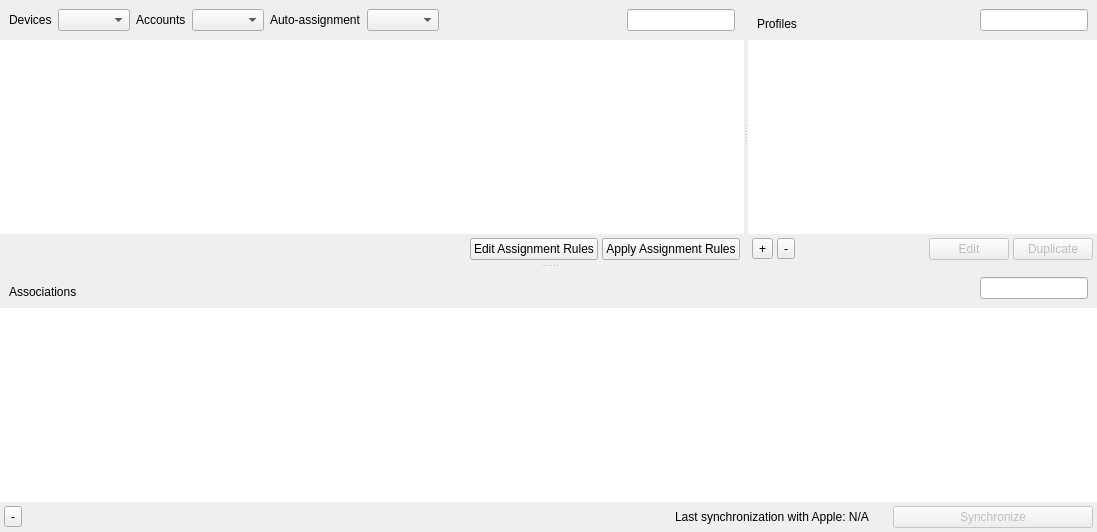
<?xml version="1.0" encoding="UTF-8"?>
<ui version="4.0">
 <class>DEPAssociationDlg</class>
 <widget class="QDialog" name="DEPAssociationDlg">
  <property name="geometry">
   <rect>
    <x>0</x>
    <y>0</y>
    <width>1097</width>
    <height>532</height>
   </rect>
  </property>
  <property name="windowTitle">
   <string>DEP Associations</string>
  </property>
  <layout class="QHBoxLayout" name="horizontalLayout">
   <property name="spacing">
    <number>0</number>
   </property>
   <property name="leftMargin">
    <number>0</number>
   </property>
   <property name="topMargin">
    <number>0</number>
   </property>
   <property name="rightMargin">
    <number>0</number>
   </property>
   <property name="bottomMargin">
    <number>0</number>
   </property>
   <item>
    <widget class="PrettySplitter" name="mainWidget">
     <property name="orientation">
      <enum>Qt::Vertical</enum>
     </property>
     <widget class="PrettySplitter" name="splitter">
      <property name="orientation">
       <enum>Qt::Horizontal</enum>
      </property>
      <widget class="QWidget" name="deviceWidget" native="true">
       <layout class="QVBoxLayout" name="verticalLayout_6">
        <property name="spacing">
         <number>0</number>
        </property>
        <property name="leftMargin">
         <number>0</number>
        </property>
        <property name="topMargin">
         <number>0</number>
        </property>
        <property name="rightMargin">
         <number>0</number>
        </property>
        <property name="bottomMargin">
         <number>0</number>
        </property>
        <item>
         <widget class="ViewSearchHeader" name="deviceHeader" native="true">
          <layout class="QHBoxLayout" name="horizontalLayout_4">
           <item>
            <widget class="QLabel" name="deviceLabel">
             <property name="text">
              <string>Devices</string>
             </property>
             <property name="alignment">
              <set>Qt::AlignLeading|Qt::AlignLeft|Qt::AlignVCenter</set>
             </property>
            </widget>
           </item>
           <item>
            <widget class="QComboBox" name="deviceOsCombo">
             <property name="sizeAdjustPolicy">
              <enum>QComboBox::AdjustToContents</enum>
             </property>
            </widget>
           </item>
           <item>
            <widget class="QLabel" name="accountsLabel">
             <property name="text">
              <string>Accounts</string>
             </property>
            </widget>
           </item>
           <item>
            <widget class="QComboBox" name="depAccountCombo"/>
           </item>
           <item>
            <widget class="QLabel" name="autoAssignmentLabel">
             <property name="text">
              <string>Auto-assignment</string>
             </property>
            </widget>
           </item>
           <item>
            <widget class="QComboBox" name="autoAssignmentCombo"/>
           </item>
           <item>
            <spacer name="horizontalSpacer_2">
             <property name="orientation">
              <enum>Qt::Horizontal</enum>
             </property>
             <property name="sizeHint" stdset="0">
              <size>
               <width>10</width>
               <height>20</height>
              </size>
             </property>
            </spacer>
           </item>
           <item>
            <widget class="QLabel" name="deviceCount">
             <property name="minimumSize">
              <size>
               <width>100</width>
               <height>0</height>
              </size>
             </property>
             <property name="text">
              <string/>
             </property>
            </widget>
           </item>
           <item>
            <widget class="SearchLineEdit" name="deviceSearch">
             <property name="sizePolicy">
              <sizepolicy hsizetype="Fixed" vsizetype="Fixed">
               <horstretch>0</horstretch>
               <verstretch>0</verstretch>
              </sizepolicy>
             </property>
             <property name="maximumSize">
              <size>
               <width>200</width>
               <height>16777215</height>
              </size>
             </property>
            </widget>
           </item>
          </layout>
         </widget>
        </item>
        <item>
         <widget class="StyledTreeView" name="deviceView">
          <property name="contextMenuPolicy">
           <enum>Qt::CustomContextMenu</enum>
          </property>
          <property name="frameShape">
           <enum>QFrame::NoFrame</enum>
          </property>
          <property name="dragEnabled">
           <bool>true</bool>
          </property>
          <property name="dragDropMode">
           <enum>QAbstractItemView::DragDrop</enum>
          </property>
          <property name="selectionMode">
           <enum>QAbstractItemView::ExtendedSelection</enum>
          </property>
          <property name="rootIsDecorated">
           <bool>false</bool>
          </property>
          <property name="sortingEnabled">
           <bool>true</bool>
          </property>
         </widget>
        </item>
        <item>
         <widget class="QWidget" name="deviceToolBar" native="true">
          <layout class="QHBoxLayout" name="deviceNumberBox">
           <property name="spacing">
            <number>4</number>
           </property>
           <property name="leftMargin">
            <number>4</number>
           </property>
           <property name="topMargin">
            <number>4</number>
           </property>
           <property name="rightMargin">
            <number>4</number>
           </property>
           <property name="bottomMargin">
            <number>4</number>
           </property>
           <item>
            <widget class="CircularProgressIndicator" name="deviceCirc" native="true">
             <property name="minimumSize">
              <size>
               <width>16</width>
               <height>16</height>
              </size>
             </property>
            </widget>
           </item>
           <item>
            <spacer name="horizontalSpacer_8">
             <property name="orientation">
              <enum>Qt::Horizontal</enum>
             </property>
             <property name="sizeHint" stdset="0">
              <size>
               <width>40</width>
               <height>5</height>
              </size>
             </property>
            </spacer>
           </item>
           <item>
            <widget class="QPushButton" name="editAssignmentRulesButton">
             <property name="text">
              <string>Edit Assignment Rules</string>
             </property>
             <property name="autoDefault">
              <bool>false</bool>
             </property>
            </widget>
           </item>
           <item>
            <widget class="QPushButton" name="applyAssignmentRulesButton">
             <property name="text">
              <string>Apply Assignment Rules</string>
             </property>
             <property name="autoDefault">
              <bool>false</bool>
             </property>
            </widget>
           </item>
          </layout>
         </widget>
        </item>
       </layout>
      </widget>
      <widget class="QWidget" name="profileWidget" native="true">
       <layout class="QVBoxLayout" name="verticalLayout">
        <property name="spacing">
         <number>0</number>
        </property>
        <property name="leftMargin">
         <number>0</number>
        </property>
        <property name="topMargin">
         <number>0</number>
        </property>
        <property name="rightMargin">
         <number>0</number>
        </property>
        <property name="bottomMargin">
         <number>0</number>
        </property>
        <item>
         <widget class="ViewSearchHeader" name="profileHeader" native="true">
          <layout class="QHBoxLayout" name="horizontalLayout_2">
           <item>
            <widget class="QLabel" name="profileLabel">
             <property name="text">
              <string>Profiles</string>
             </property>
             <property name="alignment">
              <set>Qt::AlignBottom|Qt::AlignLeading|Qt::AlignLeft</set>
             </property>
            </widget>
           </item>
           <item>
            <spacer name="horizontalSpacer">
             <property name="orientation">
              <enum>Qt::Horizontal</enum>
             </property>
             <property name="sizeHint" stdset="0">
              <size>
               <width>40</width>
               <height>20</height>
              </size>
             </property>
            </spacer>
           </item>
           <item>
            <widget class="QLabel" name="profileCount">
             <property name="minimumSize">
              <size>
               <width>100</width>
               <height>0</height>
              </size>
             </property>
             <property name="text">
              <string/>
             </property>
            </widget>
           </item>
           <item>
            <widget class="SearchLineEdit" name="profileSearch">
             <property name="sizePolicy">
              <sizepolicy hsizetype="Fixed" vsizetype="Fixed">
               <horstretch>0</horstretch>
               <verstretch>0</verstretch>
              </sizepolicy>
             </property>
             <property name="maximumSize">
              <size>
               <width>200</width>
               <height>16777215</height>
              </size>
             </property>
            </widget>
           </item>
          </layout>
         </widget>
        </item>
        <item>
         <widget class="StyledTreeView" name="profileView">
          <property name="frameShape">
           <enum>QFrame::NoFrame</enum>
          </property>
          <property name="dragEnabled">
           <bool>true</bool>
          </property>
          <property name="dragDropMode">
           <enum>QAbstractItemView::DragDrop</enum>
          </property>
          <property name="rootIsDecorated">
           <bool>false</bool>
          </property>
          <property name="sortingEnabled">
           <bool>true</bool>
          </property>
         </widget>
        </item>
        <item>
         <widget class="QWidget" name="profileToolBar" native="true">
          <layout class="QHBoxLayout" name="horizontalLayout_3">
           <property name="spacing">
            <number>4</number>
           </property>
           <property name="leftMargin">
            <number>4</number>
           </property>
           <property name="topMargin">
            <number>4</number>
           </property>
           <property name="rightMargin">
            <number>4</number>
           </property>
           <property name="bottomMargin">
            <number>4</number>
           </property>
           <item>
            <widget class="QToolButton" name="addProfile">
             <property name="text">
              <string>+</string>
             </property>
            </widget>
           </item>
           <item>
            <widget class="QToolButton" name="removeProfile">
             <property name="text">
              <string>-</string>
             </property>
            </widget>
           </item>
           <item>
            <widget class="CircularProgressIndicator" name="profileCirc" native="true">
             <property name="minimumSize">
              <size>
               <width>16</width>
               <height>16</height>
              </size>
             </property>
            </widget>
           </item>
           <item>
            <spacer name="horizontalSpacer_6">
             <property name="orientation">
              <enum>Qt::Horizontal</enum>
             </property>
             <property name="sizeHint" stdset="0">
              <size>
               <width>40</width>
               <height>5</height>
              </size>
             </property>
            </spacer>
           </item>
           <item>
            <widget class="QPushButton" name="editProfile">
             <property name="enabled">
              <bool>false</bool>
             </property>
             <property name="minimumSize">
              <size>
               <width>80</width>
               <height>0</height>
              </size>
             </property>
             <property name="text">
              <string>Edit</string>
             </property>
             <property name="autoDefault">
              <bool>false</bool>
             </property>
            </widget>
           </item>
           <item>
            <widget class="QPushButton" name="duplicateProfile">
             <property name="enabled">
              <bool>false</bool>
             </property>
             <property name="text">
              <string>Duplicate</string>
             </property>
             <property name="autoDefault">
              <bool>false</bool>
             </property>
            </widget>
           </item>
          </layout>
         </widget>
        </item>
       </layout>
      </widget>
     </widget>
     <widget class="QWidget" name="associationWidget" native="true">
      <layout class="QVBoxLayout" name="verticalLayout_7">
       <property name="spacing">
        <number>0</number>
       </property>
       <property name="leftMargin">
        <number>0</number>
       </property>
       <property name="topMargin">
        <number>0</number>
       </property>
       <property name="rightMargin">
        <number>0</number>
       </property>
       <property name="bottomMargin">
        <number>0</number>
       </property>
       <item>
        <widget class="ViewSearchHeader" name="associationHeader" native="true">
         <layout class="QHBoxLayout" name="horizontalLayout_5">
          <item>
           <widget class="QLabel" name="associationLabel">
            <property name="text">
             <string>Associations</string>
            </property>
            <property name="alignment">
             <set>Qt::AlignBottom|Qt::AlignLeading|Qt::AlignLeft</set>
            </property>
           </widget>
          </item>
          <item>
           <spacer name="horizontalSpacer_4">
            <property name="orientation">
             <enum>Qt::Horizontal</enum>
            </property>
            <property name="sizeHint" stdset="0">
             <size>
              <width>40</width>
              <height>20</height>
             </size>
            </property>
           </spacer>
          </item>
          <item>
           <widget class="QLabel" name="associationCount">
            <property name="minimumSize">
             <size>
              <width>100</width>
              <height>0</height>
             </size>
            </property>
            <property name="text">
             <string/>
            </property>
           </widget>
          </item>
          <item>
           <widget class="SearchLineEdit" name="associationSearch">
            <property name="sizePolicy">
             <sizepolicy hsizetype="Fixed" vsizetype="Fixed">
              <horstretch>0</horstretch>
              <verstretch>0</verstretch>
             </sizepolicy>
            </property>
            <property name="maximumSize">
             <size>
              <width>200</width>
              <height>16777215</height>
             </size>
            </property>
           </widget>
          </item>
         </layout>
        </widget>
       </item>
       <item>
        <widget class="StyledTreeView" name="associationView">
         <property name="frameShape">
          <enum>QFrame::NoFrame</enum>
         </property>
         <property name="selectionMode">
          <enum>QAbstractItemView::ExtendedSelection</enum>
         </property>
         <property name="rootIsDecorated">
          <bool>false</bool>
         </property>
         <property name="sortingEnabled">
          <bool>true</bool>
         </property>
        </widget>
       </item>
       <item>
        <layout class="QHBoxLayout" name="associationNumberBox">
         <property name="spacing">
          <number>4</number>
         </property>
         <property name="leftMargin">
          <number>4</number>
         </property>
         <property name="topMargin">
          <number>4</number>
         </property>
         <property name="rightMargin">
          <number>4</number>
         </property>
         <property name="bottomMargin">
          <number>4</number>
         </property>
         <item>
          <widget class="QToolButton" name="removeAssociations">
           <property name="text">
            <string>-</string>
           </property>
          </widget>
         </item>
         <item>
          <widget class="CircularProgressIndicator" name="associationCirc" native="true">
           <property name="minimumSize">
            <size>
             <width>16</width>
             <height>16</height>
            </size>
           </property>
          </widget>
         </item>
         <item>
          <spacer name="horizontalSpacer_9">
           <property name="orientation">
            <enum>Qt::Horizontal</enum>
           </property>
           <property name="sizeHint" stdset="0">
            <size>
             <width>40</width>
             <height>20</height>
            </size>
           </property>
          </spacer>
         </item>
         <item>
          <widget class="QLabel" name="depSync">
           <property name="text">
            <string>Last synchronization with Apple: N/A</string>
           </property>
          </widget>
         </item>
         <item>
          <widget class="CircularProgressIndicator" name="depCirc" native="true">
           <property name="minimumSize">
            <size>
             <width>16</width>
             <height>16</height>
            </size>
           </property>
          </widget>
         </item>
         <item>
          <widget class="QPushButton" name="depSyncNow">
           <property name="enabled">
            <bool>false</bool>
           </property>
           <property name="minimumSize">
            <size>
             <width>200</width>
             <height>0</height>
            </size>
           </property>
           <property name="text">
            <string>Synchronize</string>
           </property>
           <property name="autoDefault">
            <bool>false</bool>
           </property>
           <property name="default">
            <bool>true</bool>
           </property>
          </widget>
         </item>
        </layout>
       </item>
      </layout>
     </widget>
    </widget>
   </item>
  </layout>
 </widget>
 <customwidgets>
  <customwidget>
   <class>CircularProgressIndicator</class>
   <extends>QWidget</extends>
   <header>FileWaveGuiLib/circularprogressindicator.h</header>
   <container>1</container>
  </customwidget>
  <customwidget>
   <class>StyledTreeView</class>
   <extends>QTreeView</extends>
   <header>FileWaveGuiLib/styledviews/styledtreeview.h</header>
  </customwidget>
  <customwidget>
   <class>SearchLineEdit</class>
   <extends>QLineEdit</extends>
   <header>FileWaveGuiLib/searchlineedit/searchlineedit.h</header>
  </customwidget>
  <customwidget>
   <class>ViewSearchHeader</class>
   <extends>QWidget</extends>
   <header>FileWaveGuiLib/searchheader/ViewSearchHeader.h</header>
   <container>1</container>
  </customwidget>
  <customwidget>
   <class>PrettySplitter</class>
   <extends>QSplitter</extends>
   <header>FileWaveGuiLib/prettysplitter/prettysplitter.h</header>
   <container>1</container>
  </customwidget>
 </customwidgets>
 <resources/>
 <connections/>
</ui>
